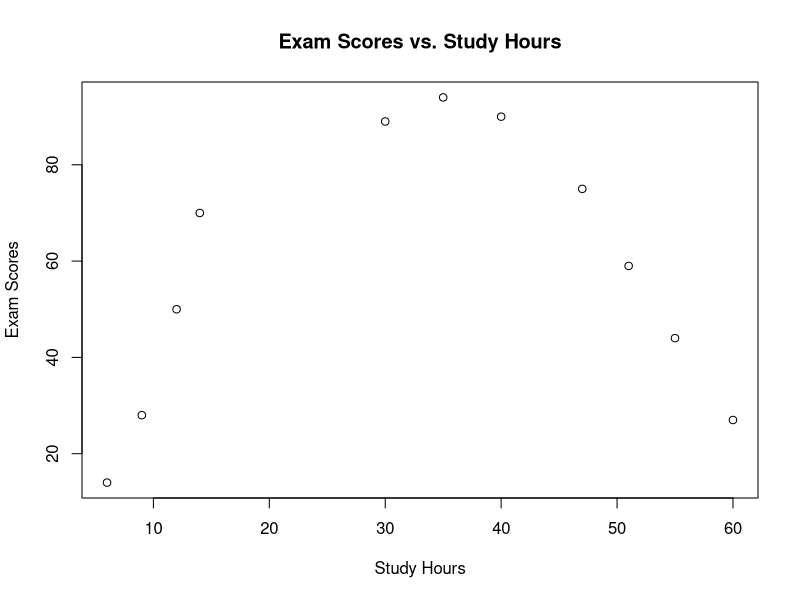
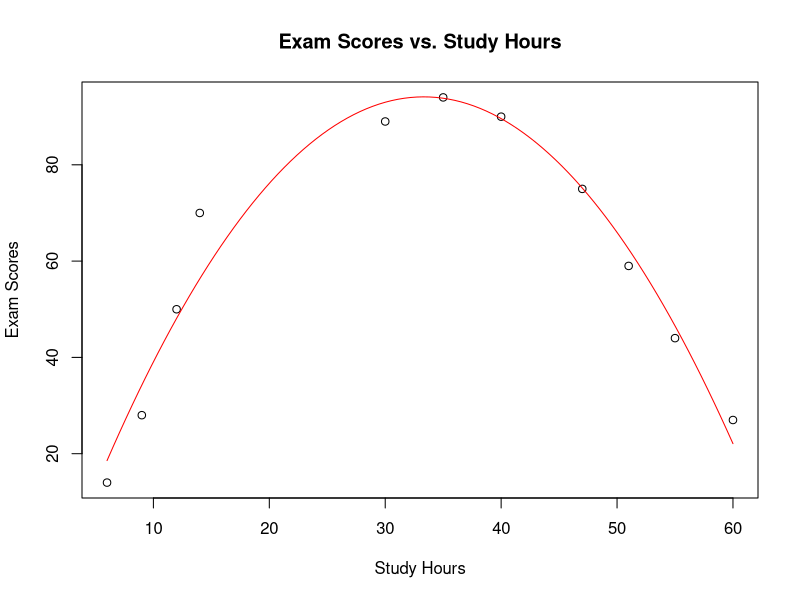

The R script that drew these images, in order:
## ---- chunk 1
# Create a data frame to store the data
study_hours <- c(6, 9, 12, 14, 30, 35, 40, 47, 51, 55, 60)
exam_scores <- c(14, 28, 50, 70, 89, 94, 90, 75, 59, 44, 27)
data <- data.frame(study_hours, exam_scores)
data
## ---- chunk 2
# Create a scatterplot of exam scores versus study hours
plot(
  data$study_hours, 
  data$exam_scores, 
  main = "Exam Scores vs. Study Hours", 
  xlab = "Study Hours", 
  ylab = "Exam Scores"
  )
## ---- chunk 3
# Fit a quadratic regression model to the data
quadratic_model <- lm(exam_scores ~ study_hours + I(study_hours^2), data = data)
## ---- chunk 4
# Summarize the quadratic regression model
summary(quadratic_model)
## ---- chunk 5
# Calculate the predicted exam scores for a range of study hours
predicted_scores <- predict(
  quadratic_model, 
  newdata = data.frame(
    study_hours = seq(min(study_hours), 
                      max(study_hours), 
                      length.out = 100
                      )
    )
  )

# Plot the data points and the predicted scores
plot(
  data$study_hours, 
  data$exam_scores, 
  main = "Exam Scores vs. Study Hours", 
  xlab = "Study Hours", 
  ylab = "Exam Scores"
  )
lines(seq(min(study_hours), 
          max(study_hours), 
          length.out = 100), 
      predicted_scores, col = "red"
      )
